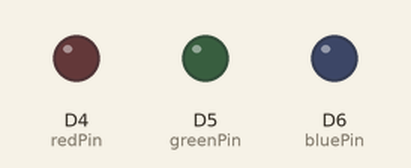
This sketch was run on a simulated Particle Photon. Shown: output pins drawn as LEDs (lit = HIGH). What the sketch prints to the serial monitor is not drawn.

Above: at 10.05 s.
Timing chart, 0 to 13.0 s (numbered marks = the images above):
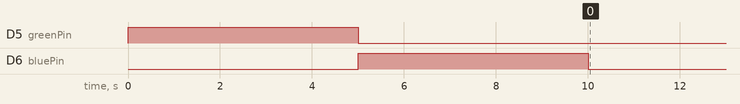

Measured:
- by itself, D5 (greenPin): HIGH → LOW at 5.0 s, → HIGH 12.0 s later
- by itself, D6 (bluePin): HIGH → LOW at 10.0 s, → HIGH 7.0 s later

The sketch:

Light_Activation.ino
```cpp
/*
 * Project Light_Activation
 * Description:
 * Author:
 * Date:
 */
#if defined(PARTICLE)
#include "Particle.h"
#else
#include <Wire.h>
#endif
#include "Adafruit_MPR121.h"

int redPin = 4;
int greenPin = 5;
int bluePin = 6;

// You can have up to 4 on one i2c bus but one is enough for testing!
Adafruit_MPR121 cap = Adafruit_MPR121();

// Keeps track of the last pins touched
// so we know when buttons are 'released'

const int numReadings = 10;

long readings[numReadings];

long total = 0;

long average = 0;

int readIndex = 0;

long sensorMin = 100;
long start = 0;
long tempMin = 0;
long triggered = 0;
uint8_t thresh = 0xFF;

void setup() {

  pinMode(redPin, OUTPUT);
  pinMode(greenPin, OUTPUT);
  pinMode(bluePin, OUTPUT);

  setColor(255,0,0); // Initialize all pixels to 'off'
  Serial.begin(9600);
//   Serial.println("Adafruit MPR121 Capacitive Touch sensor test");

  // Default address is 0x5A, if tied to 3.3V its 0x5B
  // If tied to SDA its 0x5C and if SCL then 0x5D
  if (!cap.begin(0x5A)) {
    // Serial.println("MPR121 not found, check wiring?");
    while (1)
    {
    //   #if defined(PARTICLE)
    //   Particle.process();
    //   #endif
    }

  }
//   Serial.println("MPR121 found!");

  for (int thisReading = 0; thisReading<numReadings; thisReading++) {
    readings[thisReading] = 0;
  }

   calibrate();


}

void loop() {

  long timePassed = millis() - start;
    if(timePassed > 500) {
      sensorMin = long(thresh * 0.5 + tempMin * 0.5) ;
      start = millis();
      tempMin = thresh;
    }

  total = total - readings[readIndex];
    readings[readIndex] = cap.filteredData(4);
    total = total + readings[readIndex];
    readIndex = readIndex +1;

    if (readIndex >= numReadings) {
      readIndex = 0;
    }

    average = total/numReadings;

    Serial.print(average);
    Serial.print(" ");
    Serial.println(sensorMin);

  if (average < tempMin) {
      tempMin = average;
  }
      if (millis() - triggered > 500) {
      if (average < (sensorMin-10)) {

    setColor(0, 0, 0);
    delay(1000);
    setColor(0,255,255);
      }
      }
}

// uncomment if using LED strip and adjust code
// void colorWipe(uint32_t c, uint8_t wait) {
//   for(uint16_t i=0; i<strip.numPixels(); i++) {
//     strip.setPixelColor(i, c);
//     strip.show();
//     delay(wait);
//   }
// }

void calibrate() {
  start = millis();

  while(millis() - start < 5000){
    //   settle
    setColor(0,255,0);
  }

  while (millis() - start < 10000) {
     uint8_t tempread = cap.filteredData(4);
     if (tempread < thresh) {
         thresh = tempread;
     }
     setColor(0,0,255);
  }
  start = 0;
  return;
}

void setColor(int red, int green, int blue)
{
  #ifdef COMMON_ANODE
    red = 255 - red;
    green = 255 - green;
    blue = 255 - blue;
  #endif
  analogWrite(redPin, red);
  analogWrite(greenPin, green);
  analogWrite(bluePin, blue);
}
```
